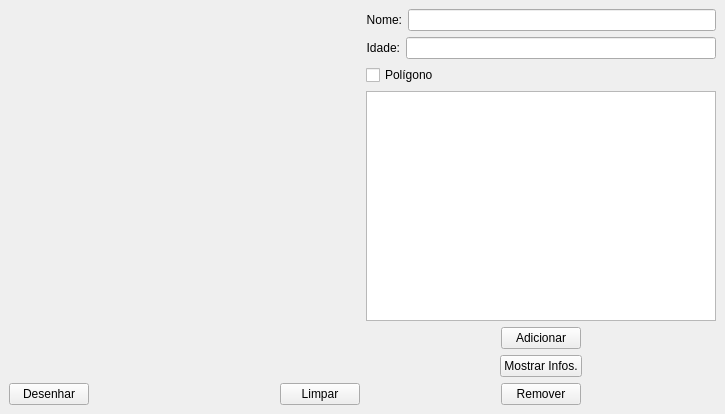
<?xml version="1.0" encoding="UTF-8"?>
<ui version="4.0">
 <class>MainWindow</class>
 <widget class="QMainWindow" name="MainWindow">
  <property name="geometry">
   <rect>
    <x>0</x>
    <y>0</y>
    <width>725</width>
    <height>414</height>
   </rect>
  </property>
  <property name="windowTitle">
   <string>MainWindow</string>
  </property>
  <widget class="QWidget" name="centralwidget">
   <layout class="QHBoxLayout" name="horizontalLayout_8">
    <item>
     <layout class="QHBoxLayout" name="horizontalLayout_7">
      <item>
       <layout class="QVBoxLayout" name="verticalLayout">
        <item>
         <widget class="Drawer" name="wgDesenho" native="true">
          <property name="sizePolicy">
           <sizepolicy hsizetype="Expanding" vsizetype="Expanding">
            <horstretch>0</horstretch>
            <verstretch>0</verstretch>
           </sizepolicy>
          </property>
         </widget>
        </item>
        <item>
         <layout class="QHBoxLayout" name="horizontalLayout">
          <item>
           <widget class="QPushButton" name="pbDesenhar">
            <property name="text">
             <string>Desenhar</string>
            </property>
           </widget>
          </item>
          <item>
           <spacer name="horizontalSpacer">
            <property name="orientation">
             <enum>Qt::Horizontal</enum>
            </property>
            <property name="sizeHint" stdset="0">
             <size>
              <width>40</width>
              <height>20</height>
             </size>
            </property>
           </spacer>
          </item>
          <item>
           <widget class="QPushButton" name="pbLimpar">
            <property name="text">
             <string>Limpar</string>
            </property>
           </widget>
          </item>
         </layout>
        </item>
       </layout>
      </item>
      <item>
       <layout class="QVBoxLayout" name="verticalLayout_2">
        <item>
         <layout class="QHBoxLayout" name="horizontalLayout_2">
          <item>
           <widget class="QLabel" name="label">
            <property name="text">
             <string>Nome:</string>
            </property>
            <property name="alignment">
             <set>Qt::AlignRight|Qt::AlignTrailing|Qt::AlignVCenter</set>
            </property>
           </widget>
          </item>
          <item>
           <widget class="QLineEdit" name="leNome"/>
          </item>
         </layout>
        </item>
        <item>
         <layout class="QHBoxLayout" name="horizontalLayout_3">
          <item>
           <widget class="QLabel" name="label_2">
            <property name="text">
             <string>Idade:</string>
            </property>
            <property name="alignment">
             <set>Qt::AlignRight|Qt::AlignTrailing|Qt::AlignVCenter</set>
            </property>
           </widget>
          </item>
          <item>
           <widget class="QLineEdit" name="leIdade"/>
          </item>
         </layout>
        </item>
        <item>
         <widget class="QSplitter" name="splitter">
          <property name="orientation">
           <enum>Qt::Horizontal</enum>
          </property>
          <widget class="QCheckBox" name="cbPoligono">
           <property name="text">
            <string>Polígono</string>
           </property>
          </widget>
         </widget>
        </item>
        <item>
         <widget class="QListView" name="lwObjetos"/>
        </item>
        <item>
         <layout class="QHBoxLayout" name="horizontalLayout_4">
          <item>
           <spacer name="horizontalSpacer_4">
            <property name="orientation">
             <enum>Qt::Horizontal</enum>
            </property>
            <property name="sizeHint" stdset="0">
             <size>
              <width>40</width>
              <height>20</height>
             </size>
            </property>
           </spacer>
          </item>
          <item>
           <widget class="QPushButton" name="pbAdicionar">
            <property name="text">
             <string>Adicionar</string>
            </property>
           </widget>
          </item>
          <item>
           <spacer name="horizontalSpacer_5">
            <property name="orientation">
             <enum>Qt::Horizontal</enum>
            </property>
            <property name="sizeHint" stdset="0">
             <size>
              <width>40</width>
              <height>20</height>
             </size>
            </property>
           </spacer>
          </item>
         </layout>
        </item>
        <item>
         <layout class="QHBoxLayout" name="horizontalLayout_5">
          <item>
           <spacer name="horizontalSpacer_7">
            <property name="orientation">
             <enum>Qt::Horizontal</enum>
            </property>
            <property name="sizeHint" stdset="0">
             <size>
              <width>40</width>
              <height>20</height>
             </size>
            </property>
           </spacer>
          </item>
          <item>
           <widget class="QPushButton" name="pbMostrarInfos">
            <property name="text">
             <string>Mostrar Infos.</string>
            </property>
           </widget>
          </item>
          <item>
           <spacer name="horizontalSpacer_6">
            <property name="orientation">
             <enum>Qt::Horizontal</enum>
            </property>
            <property name="sizeHint" stdset="0">
             <size>
              <width>40</width>
              <height>20</height>
             </size>
            </property>
           </spacer>
          </item>
         </layout>
        </item>
        <item>
         <layout class="QHBoxLayout" name="horizontalLayout_6">
          <item>
           <spacer name="horizontalSpacer_8">
            <property name="orientation">
             <enum>Qt::Horizontal</enum>
            </property>
            <property name="sizeHint" stdset="0">
             <size>
              <width>40</width>
              <height>20</height>
             </size>
            </property>
           </spacer>
          </item>
          <item>
           <widget class="QPushButton" name="pbRemover">
            <property name="text">
             <string>Remover</string>
            </property>
           </widget>
          </item>
          <item>
           <spacer name="horizontalSpacer_9">
            <property name="orientation">
             <enum>Qt::Horizontal</enum>
            </property>
            <property name="sizeHint" stdset="0">
             <size>
              <width>40</width>
              <height>20</height>
             </size>
            </property>
           </spacer>
          </item>
         </layout>
        </item>
       </layout>
      </item>
     </layout>
    </item>
   </layout>
  </widget>
 </widget>
 <customwidgets>
  <customwidget>
   <class>Drawer</class>
   <extends>QWidget</extends>
   <header>drawer</header>
   <container>1</container>
  </customwidget>
 </customwidgets>
 <resources/>
 <connections/>
</ui>
